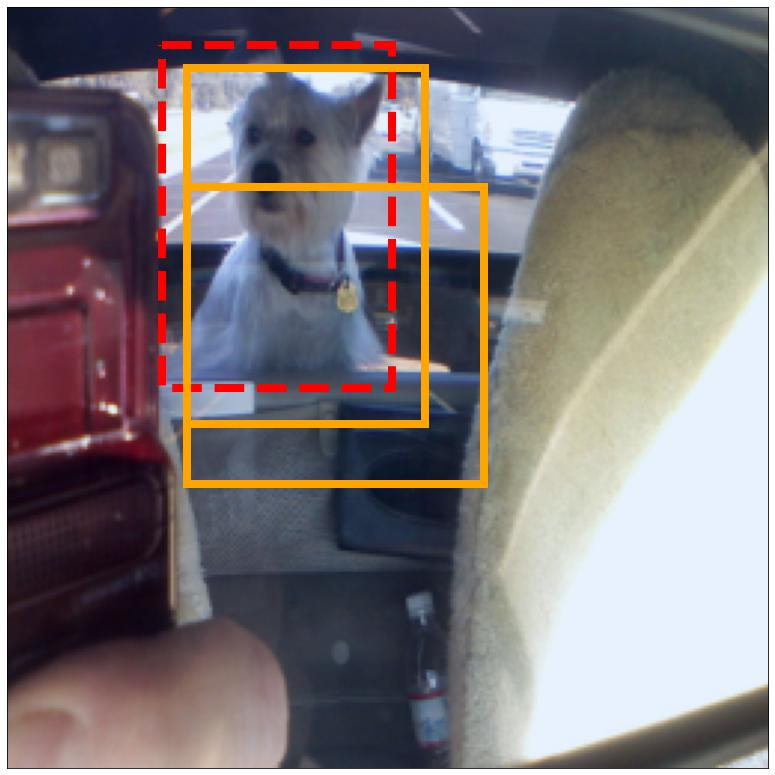
#> input picture Falcon/FALcon-main/results/imagenet_images/falcon_imagenet_img_10154_with_2_predictions_and_gt.jpeg, 775 x 775 px; its folder holds only this picture in this run
$ python heatmap_inference.py
#> lines starting #> are read from the running program, lines starting #| are printed output that depends on the picture; after the words box and inside, x2 and y2 are one past the last pixel; in counts of white or black regions, pixels touching at a corner belong together
import os
import cv2
import numpy as np
import matplotlib.pyplot as plt
from PIL import Image
import glob
from skimage import morphology
from scipy import ndimage


# I suspect that the main issues lie within this function. I am trying to detect the dashed lines from the regions as efficiently as possible
# and then use the inside of that region for the construction of the heatmap. The results for this file are in
# 'heatmap_results_color' it only performs as intended some of the times. The other results files stem from other attempts
# to fix this issue, none of which resulted in better results.
def detect_dashed_rectangles(image_path, debug=False):
    """
    Detect dashed line rectangles in an image.

    Args:
        image_path: Path to the input image
        debug: Whether to show debug information

    Returns:
        List of rectangle coordinates [(x, y, w, h), ...]
    """
    # Load image
    image = cv2.imread(image_path)
    if image is None:
        raise ValueError(f"Could not load image: {image_path}")

    # Convert to different color spaces to better detect red dashed lines
    hsv = cv2.cvtColor(image, cv2.COLOR_BGR2HSV)
    lab = cv2.cvtColor(image, cv2.COLOR_BGR2LAB)

    # Create mask for red colors (dashed lines are typically red)
    # HSV ranges for red
    lower_red1 = np.array([0, 50, 50])
    upper_red1 = np.array([10, 255, 255])
    lower_red2 = np.array([170, 50, 50])
    upper_red2 = np.array([180, 255, 255])

    mask1 = cv2.inRange(hsv, lower_red1, upper_red1)
    mask2 = cv2.inRange(hsv, lower_red2, upper_red2)
    red_mask = cv2.bitwise_or(mask1, mask2)

    # Also try to detect based on BGR values for red
    bgr_lower = np.array([0, 0, 100])  # Lower bound for red in BGR
    bgr_upper = np.array([100, 100, 255])  # Upper bound for red in BGR
    bgr_mask = cv2.inRange(image, bgr_lower, bgr_upper)

    # Combine masks
    combined_mask = cv2.bitwise_or(red_mask, bgr_mask)

    # Morphological operations to connect dashed lines
    kernel = np.ones((3, 3), np.uint8)

    # Dilate to connect nearby dash segments
    dilated = cv2.dilate(combined_mask, kernel, iterations=2)

    # Create separate kernels for horizontal and vertical line detection
    horizontal_kernel = cv2.getStructuringElement(cv2.MORPH_RECT, (15, 1))
    vertical_kernel = cv2.getStructuringElement(cv2.MORPH_RECT, (1, 15))

    # Detect horizontal and vertical lines separately
    horizontal_lines = cv2.morphologyEx(dilated, cv2.MORPH_OPEN, horizontal_kernel)
    vertical_lines = cv2.morphologyEx(dilated, cv2.MORPH_OPEN, vertical_kernel)

    # Combine horizontal and vertical lines
    lines_mask = cv2.bitwise_or(horizontal_lines, vertical_lines)

    # Further dilate to connect line segments into rectangles
    lines_mask = cv2.dilate(lines_mask, kernel, iterations=3)

    if debug:
        plt.figure(figsize=(15, 5))
        plt.subplot(1, 3, 1)
        plt.imshow(cv2.cvtColor(image, cv2.COLOR_BGR2RGB))
        plt.title('Original')
        plt.subplot(1, 3, 2)
        plt.imshow(combined_mask, cmap='gray')
        plt.title('Red Detection')
        plt.subplot(1, 3, 3)
        plt.imshow(lines_mask, cmap='gray')
        plt.title('Line Detection')
        plt.show()

    # Find contours of the detected rectangles
    contours, _ = cv2.findContours(lines_mask, cv2.RETR_EXTERNAL, cv2.CHAIN_APPROX_SIMPLE)

    rectangles = []
    min_area = 500  # Minimum area for a valid rectangle

    for contour in contours:
        area = cv2.contourArea(contour)
        if area < min_area:
            continue

        # Get bounding rectangle
        x, y, w, h = cv2.boundingRect(contour)

        # Filter based on aspect ratio and size
        aspect_ratio = w / h
        if 0.1 < aspect_ratio < 10:  # Reasonable aspect ratio
            rectangles.append((x, y, w, h))

    return rectangles, image

# [44 lines left out: function alternative_line_detection, not called in this run]

def create_heatmap_from_rectangles(image_shape, rectangles):
    """
    Create a heatmap from rectangle coordinates.

    Args:
        image_shape: Shape of the original image (height, width, channels)
        rectangles: List of (x, y, w, h) tuples

    Returns:
        2D numpy array representing the heatmap
    """
    height, width = image_shape[:2]
    heatmap = np.zeros((height, width), dtype=np.int32)

    print(f"Creating heatmap for image shape: {height}x{width}")
    print(f"Processing {len(rectangles)} rectangles:")

    for i, (x, y, w, h) in enumerate(rectangles):
        print(f"  Rectangle {i+1}: x={x}, y={y}, w={w}, h={h}")

        # Ensure coordinates are within image bounds
        x1 = max(0, min(x, width - 1))
        y1 = max(0, min(y, height - 1))
        x2 = max(0, min(x + w, width))
        y2 = max(0, min(y + h, height))

        print(f"    Clipped to: ({x1},{y1}) to ({x2},{y2})")

        if x2 > x1 and y2 > y1:
            heatmap[y1:y2, x1:x2] += 1
            pixels_added = (y2 - y1) * (x2 - x1)
            print(f"    Added {pixels_added} pixels to heatmap")
        else:
            print(f"    Invalid rectangle - skipped")

    print(f"Heatmap stats: min={heatmap.min()}, max={heatmap.max()}, non-zero pixels={np.count_nonzero(heatmap)}")
    return heatmap

def process_single_image(image_path, output_dir, detection_method='color', show_debug=False):
    """
    Process a single image to create its heatmap.
    """
    base_name = os.path.splitext(os.path.basename(image_path))[0]
    print(f"\nProcessing: {base_name}")

    try:
        # Try different detection methods
        if detection_method == 'color':
            rectangles, original_image = detect_dashed_rectangles(image_path, debug=show_debug)
        else:
            rectangles, original_image = alternative_line_detection(image_path, debug=show_debug)

        print(f"Detected {len(rectangles)} rectangles")

        if len(rectangles) == 0:
            print("No rectangles detected, trying alternative method...")
            rectangles, original_image = alternative_line_detection(image_path, debug=show_debug)
            print(f"Alternative method found {len(rectangles)} rectangles")

        # Create heatmap
        heatmap = create_heatmap_from_rectangles(original_image.shape, rectangles)

        # Visualize results
        plt.figure(figsize=(15, 5))

        # Original image with detected rectangles
        plt.subplot(1, 3, 1)
        display_image = original_image.copy()
        for x, y, w, h in rectangles:
            cv2.rectangle(display_image, (x, y), (x + w, y + h), (0, 255, 0), 2)
        plt.imshow(cv2.cvtColor(display_image, cv2.COLOR_BGR2RGB))
        plt.title(f"Detected Rectangles ({len(rectangles)})")
        plt.axis('off')

        # Original image
        plt.subplot(1, 3, 2)
        plt.imshow(cv2.cvtColor(original_image, cv2.COLOR_BGR2RGB))
        plt.title("Original Image")
        plt.axis('off')

        # Heatmap
        plt.subplot(1, 3, 3)
        if heatmap.max() > 0:
            im = plt.imshow(heatmap, cmap='hot', interpolation='nearest')
            plt.colorbar(im, label='Region Overlap Count')
        else:
            plt.imshow(np.zeros_like(heatmap), cmap='gray')
            plt.text(heatmap.shape[1]//2, heatmap.shape[0]//2, 'No regions detected',
                    ha='center', va='center', fontsize=12, color='white')
        plt.title(f"Heatmap (Max: {heatmap.max()})")
        plt.axis('off')

        plt.tight_layout()

        # Save results
        viz_path = os.path.join(output_dir, f"{base_name}_analysis.png")
        plt.savefig(viz_path, dpi=150, bbox_inches='tight')
        plt.close()

        # Save raw heatmap
        if heatmap.max() > 0:
            heatmap_path = os.path.join(output_dir, f"{base_name}_heatmap.npy")
            np.save(heatmap_path, heatmap)

        return heatmap

    except Exception as e:
        print(f"Error processing {image_path}: {str(e)}")
        import traceback
        traceback.print_exc()
        return None

def process_image_folder(input_folder, output_folder, detection_method='color', show_debug=False):
    """
    Process all JPEG images in a folder.
    """
    os.makedirs(output_folder, exist_ok=True)

    # Find all JPEG images
    image_extensions = ['*.jpg', '*.jpeg', '*.JPG', '*.JPEG']
    image_paths = []
    for ext in image_extensions:
        image_paths.extend(glob.glob(os.path.join(input_folder, ext)))

    if not image_paths:
        print(f"No JPEG images found in {input_folder}")
        return

    print(f"Found {len(image_paths)} images to process")

    successful = 0
    for i, image_path in enumerate(image_paths, 1):
        print(f"\n{'='*50}")
        print(f"Processing {i}/{len(image_paths)}: {os.path.basename(image_path)}")

        heatmap = process_single_image(
            image_path,
            output_folder,
            detection_method=detection_method,
            show_debug=show_debug
        )
#> in detect_dashed_rectangles, image is the input picture: shape (775, 775, 3); mean B, G, R 121.3, 119, 126.1
#> in detect_dashed_rectangles, `hsv = cv2.cvtColor(image, cv2.COLOR_BGR2HSV)`: hsv: shape (775, 775, 3); mean H, S, V 91.9, 71.1, 139.4
#> in detect_dashed_rectangles, `lab = cv2.cvtColor(image, cv2.COLOR_BGR2LAB)`: lab: shape (775, 775, 3); mean of channels 0, 1, 2 126.9, 132.5, 127.5
#> in detect_dashed_rectangles, `mask1 = cv2.inRange(hsv, lower_red1, upper_red1)`:
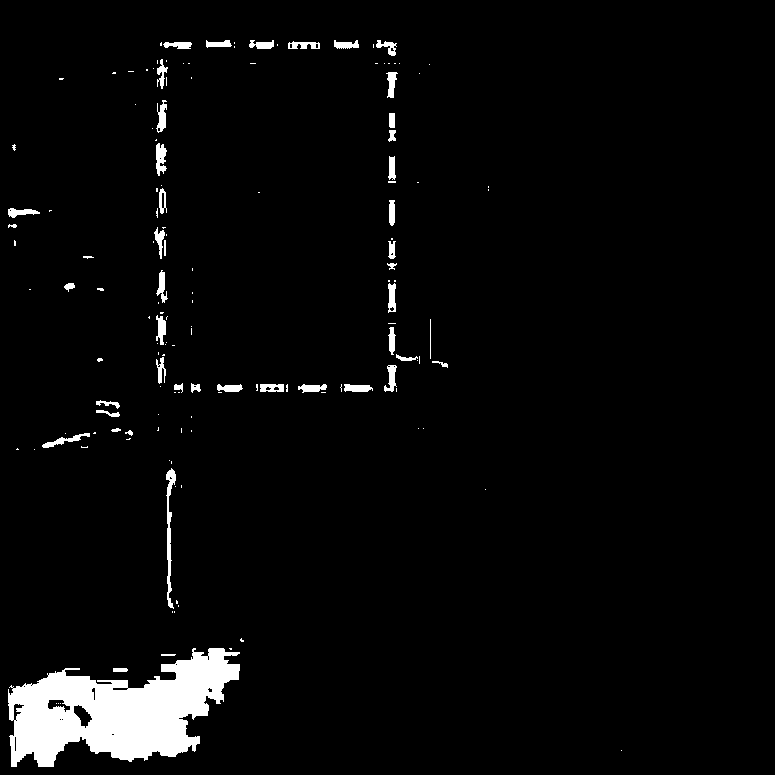
#> mask1: shape (775, 775); 3.7% white; 149 white regions (102 under 20 px), largest, box (x1, y1, x2, y2) and area: (8, 648, 240, 767) 15664, (166, 468, 176, 609) 537, (156, 143, 167, 176) 248
#> in detect_dashed_rectangles, `mask2 = cv2.inRange(hsv, lower_red2, upper_red2)`:
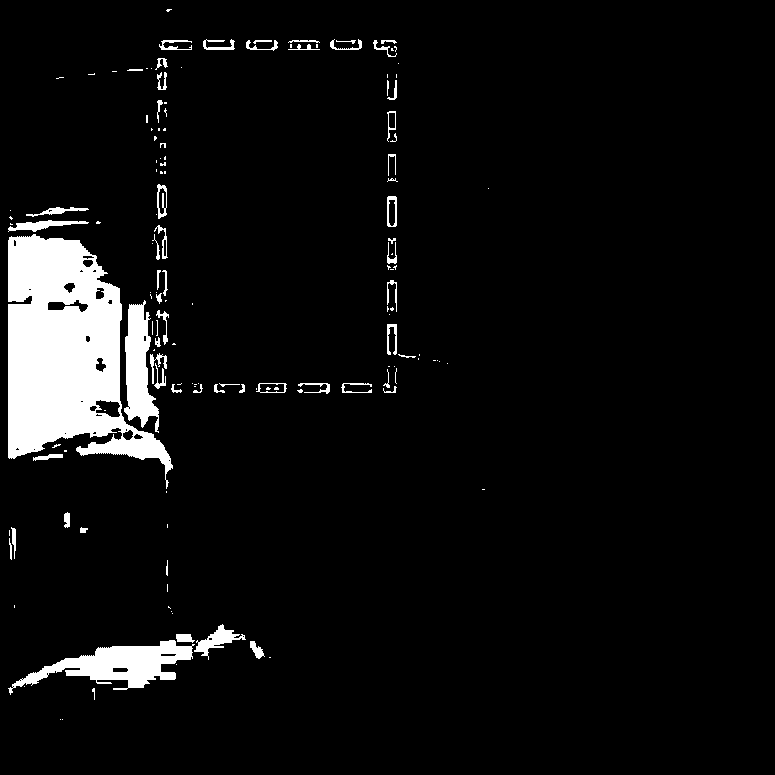
#> mask2: shape (775, 775); 5.8% white; 148 white regions (88 under 20 px), largest, box (x1, y1, x2, y2) and area: (8, 234, 173, 489) 22438, (8, 640, 195, 695) 4069, (124, 300, 159, 433) 2638
#> in detect_dashed_rectangles, `red_mask = cv2.bitwise_or(mask1, mask2)`: red_mask: shape (775, 775); 9.5% white; 103 white regions (60 under 20 px), largest, box (x1, y1, x2, y2) and area: (8, 234, 176, 609) 23626, (8, 624, 246, 767) 20452, (124, 300, 159, 433) 2648
#> in detect_dashed_rectangles, `bgr_mask = cv2.inRange(image, bgr_lower, bgr_upper)`: bgr_mask: shape (775, 775); 5.8% white; 246 white regions (174 under 20 px), largest, box (x1, y1, x2, y2) and area: (8, 248, 157, 455) 18011, (8, 630, 281, 704) 4966, (576, 133, 724, 160) 891
#> in detect_dashed_rectangles, `combined_mask = cv2.bitwise_or(red_mask, bgr_mask)`: combined_mask: shape (775, 775); 10.4% white; 268 white regions (196 under 20 px), largest, box (x1, y1, x2, y2) and area: (8, 234, 179, 620) 27711, (8, 624, 281, 767) 21301, (576, 133, 724, 160) 891
#> in detect_dashed_rectangles, `dilated = cv2.dilate(combined_mask, kernel, iterations=2)`: dilated: shape (775, 775); 14.8% white; 117 white regions, largest, box (x1, y1, x2, y2) and area: (6, 160, 185, 627) 36166, (6, 622, 290, 769) 24350, (574, 131, 729, 172) 2396
#> in detect_dashed_rectangles, `horizontal_lines = cv2.morphologyEx(dilated, cv2.MORPH_OPEN, horizonta..`: horizontal_lines: shape (775, 775); 12.2% white; 63 white regions (1 under 20 px), largest, box (x1, y1, x2, y2) and area: (6, 234, 185, 467) 31237, (6, 628, 281, 769) 23798, (530, 695, 770, 767) 1575
#> in detect_dashed_rectangles, `vertical_lines = cv2.morphologyEx(dilated, cv2.MORPH_OPEN, vertical_ke..`:
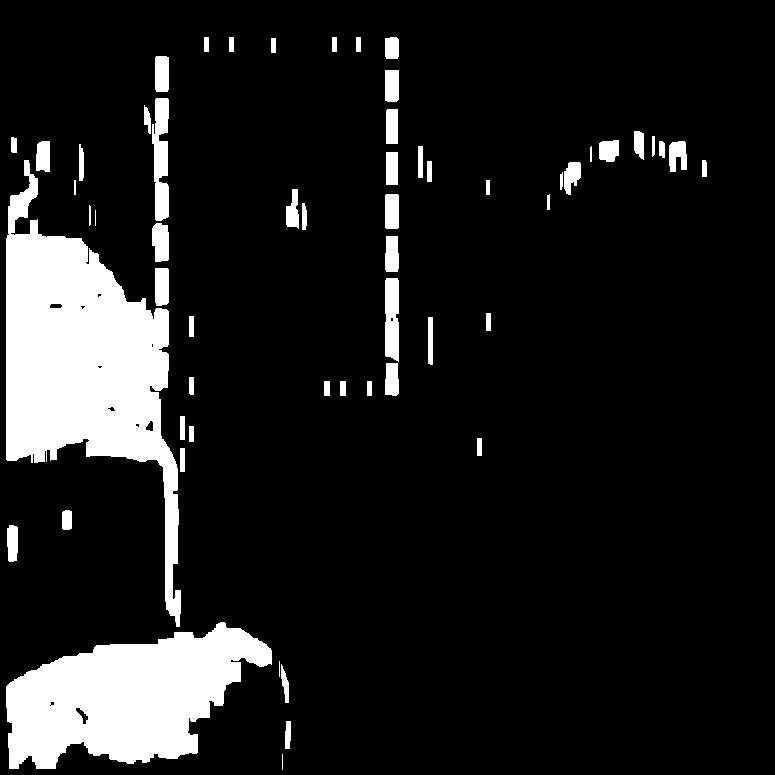
#> vertical_lines: shape (775, 775); 11.8% white; 58 white regions (3 under 20 px), largest, box (x1, y1, x2, y2) and area: (6, 160, 181, 627) 34017, (6, 622, 272, 769) 23934, (152, 98, 169, 221) 1600
#> in detect_dashed_rectangles, `lines_mask = cv2.bitwise_or(horizontal_lines, vertical_lines)`: lines_mask: shape (775, 775); 14% white; 63 white regions (1 under 20 px), largest, box (x1, y1, x2, y2) and area: (6, 160, 185, 627) 35850, (6, 622, 289, 769) 24287, (574, 131, 729, 172) 2158
#> in detect_dashed_rectangles, `lines_mask = cv2.dilate(lines_mask, kernel, iterations=3)`:
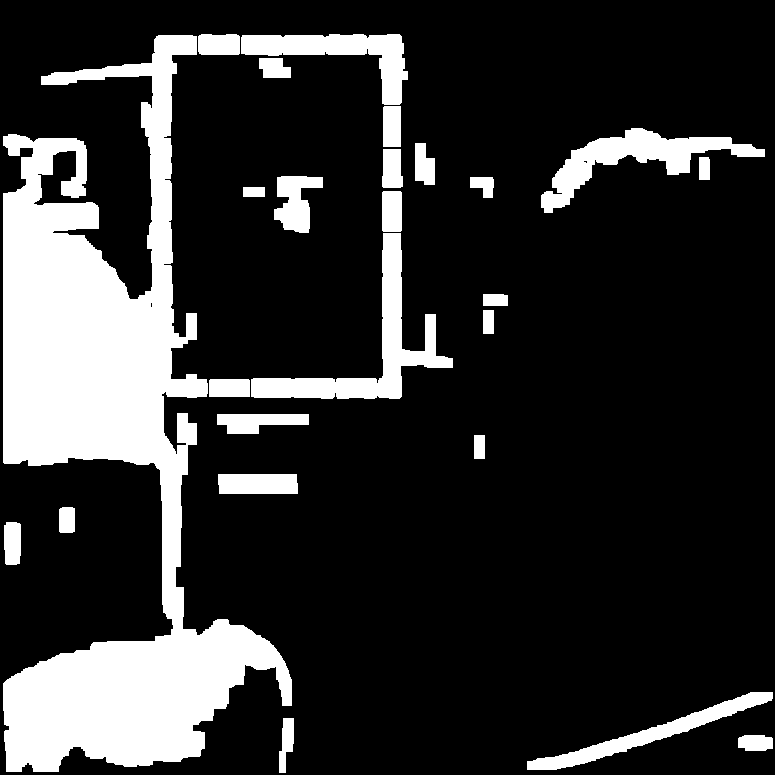
#> lines_mask: shape (775, 775); 19.1% white; 25 white regions
#> in detect_dashed_rectangles, `contours, _ = cv2.findContours(lines_mask, cv2.RETR_EXTERNAL, cv2.CHAI..`: contours = 25 contours; largest, box (x1, y1, x2, y2) and area: (3, 35, 292, 772) 79018, (251, 233, 453, 399) 6580, (541, 128, 765, 213) 5228, (241, 34, 408, 105) 4129, (527, 692, 773, 770) 3229
#> the loop in detect_dashed_rectangles, `for contour in contours:` made 25 passes
#> (area, x, y, w, h, aspect_ratio) on passes 3, 4, 6, 8, 9, 12, 13, 16, 18, 19, 20, 21: (3229, 527, 692, 246, 78, 3.15), (636.5, 4, 522, 17, 43, 0.395), (1484, 218, 474, 80, 20, 4), (1190, 217, 414, 92, 20, 4.6), (679, 209, 379, 41, 18, 2.28), (6580, 251, 233, 202, 166, 1.22), (758, 382, 191, 20, 41, 0.488), (1600.5, 274, 176, 49, 57, 0.86), (678, 382, 149, 21, 39, 0.538), (609, 415, 143, 20, 42, 0.476), (5228, 541, 128, 224, 85, 2.64), (679.5, 383, 106, 18, 41, 0.439)
#> area on passes 1, 2, 5, 11, 15, 17: 452, 473, 368.5, 260.5, 319.5, 218.5
#> after the loop in detect_dashed_rectangles, `for contour in contours:`: rectangles = 15 items, first 6: (527, 692, 246, 78), (4, 522, 17, 43), (218, 474, 80, 20), (217, 414, 92, 20), (209, 379, 41, 18), (251, 233, 202, 166)
#| Detected 15 rectangles
#| Processing 15 rectangles:
#> the loop in create_heatmap_from_rectangles, `for i, (x, y, w, h) in enumerate(rectangles):` made 15 passes
#> (x, y, w, h, x1, y1, x2, y2) on passes 1 to 12: (527, 692, 246, 78, 527, 692, 773, 770), (4, 522, 17, 43, 4, 522, 21, 565), (218, 474, 80, 20, 218, 474, 298, 494), (217, 414, 92, 20, 217, 414, 309, 434), (209, 379, 41, 18, 209, 379, 250, 397), (251, 233, 202, 166, 251, 233, 453, 399), (382, 191, 20, 41, 382, 191, 402, 232), (274, 176, 49, 57, 274, 176, 323, 233), (382, 149, 21, 39, 382, 149, 403, 188), (415, 143, 20, 42, 415, 143, 435, 185), (541, 128, 224, 85, 541, 128, 765, 213), (383, 106, 18, 41, 383, 106, 401, 147)
#> (printed output is left out)
#> after the loop in create_heatmap_from_rectangles, `for i, (x, y, w, h) in enumerate(rectangles):`:
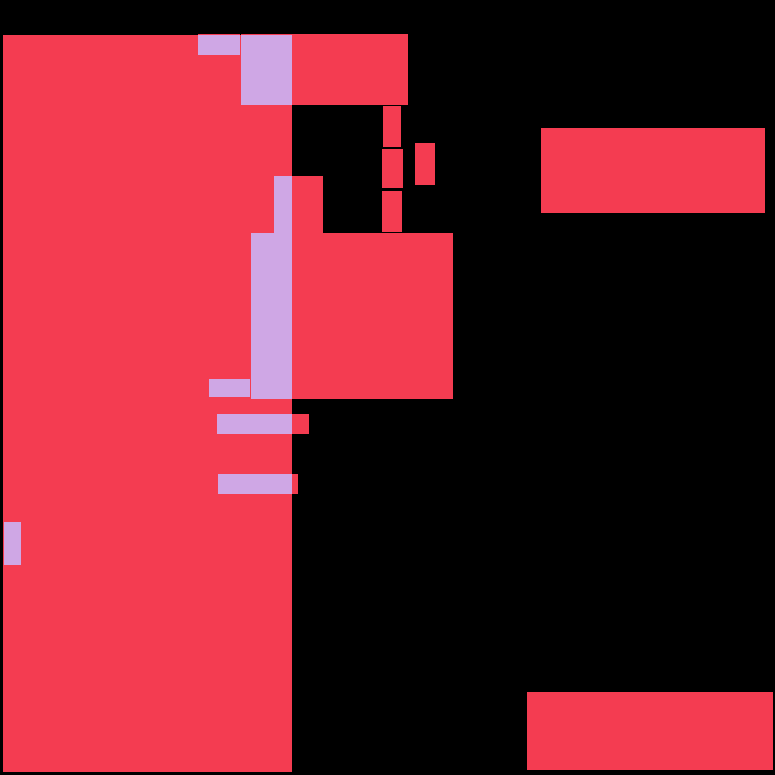
#> heatmap: shape (775, 775) int32; 3 distinct labels, from 0 to 2; one colour per label, 0 black
#| Heatmap stats: min=0, max=2, non-zero pixels=291720
#> the loop in process_single_image, `for x, y, w, h in rectangles:` made 15 passes
#> (x, y, w, h) on passes 1 to 12: (527, 692, 246, 78), (4, 522, 17, 43), (218, 474, 80, 20), (217, 414, 92, 20), (209, 379, 41, 18), (251, 233, 202, 166), (382, 191, 20, 41), (274, 176, 49, 57), (382, 149, 21, 39), (415, 143, 20, 42), (541, 128, 224, 85), (383, 106, 18, 41)
#> after the loop in process_single_image, `for x, y, w, h in rectangles:`:
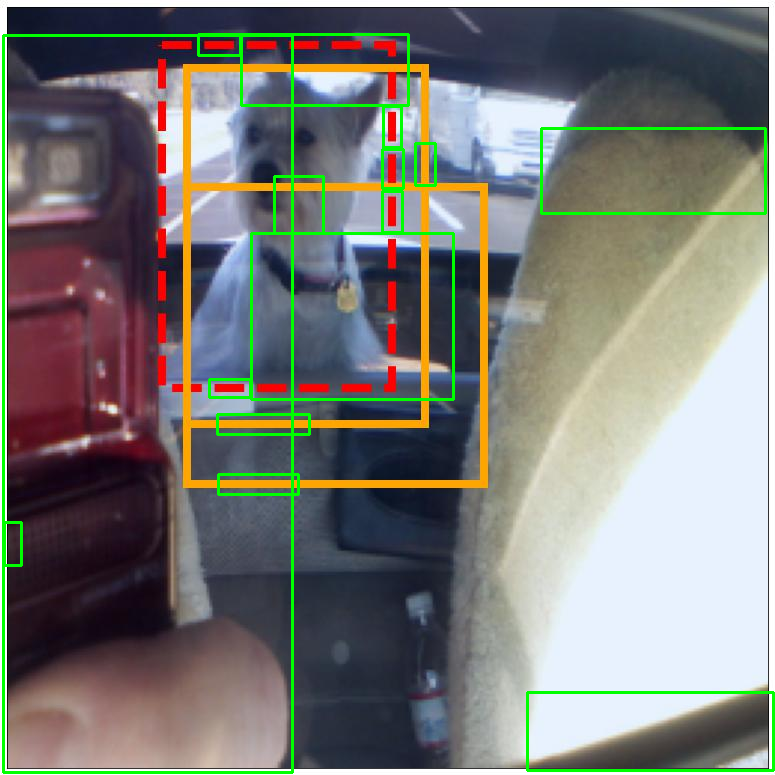
#> display_image: shape (775, 775, 3); 2.88% of pixels changed, all inside (x1, y1, x2, y2) = (2, 33, 775, 774)
#> in process_single_image, `plt.savefig(viz_path, dpi=150, bbox_inches='tight')`:
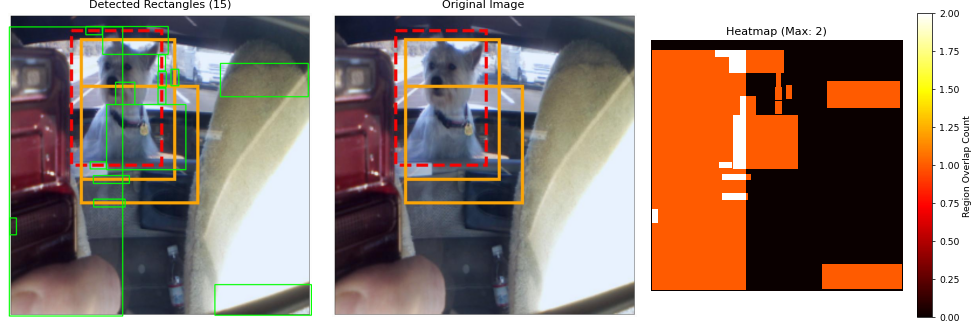
#> figure drawn by matplotlib, 4 panels

        if heatmap is not None:
            successful += 1
            max_overlap = heatmap.max()
#> max_overlap = 2
            print(f"SUCCESS: Max overlap = {max_overlap}")
#| SUCCESS: Max overlap = 2
        else:
            print("FAILED")

    print(f"\nCompleted! Successfully processed {successful}/{len(image_paths)} images")

# Example usage
if __name__ == "__main__":
    # Configuration
    INPUT_FOLDER = "C:/Users/ensin/OneDrive/Documenten/Universiteit/Thesis/MasterThesis/ThesisFleur/Falcon/FALcon-main/results/imagenet_images"  # Change this
    OUTPUT_FOLDER = "heatmap_results_color4"
    DETECTION_METHOD = 'color'  # 'color' or 'lines'
    SHOW_DEBUG = False

    # Process single image for testing
    # process_single_image("your_test_image.jpg", OUTPUT_FOLDER,
    #                     detection_method=DETECTION_METHOD, show_debug=SHOW_DEBUG)

    # Process all images
    process_image_folder(
        input_folder=INPUT_FOLDER,
        output_folder=OUTPUT_FOLDER,
        detection_method=DETECTION_METHOD,
        show_debug=SHOW_DEBUG
    )
